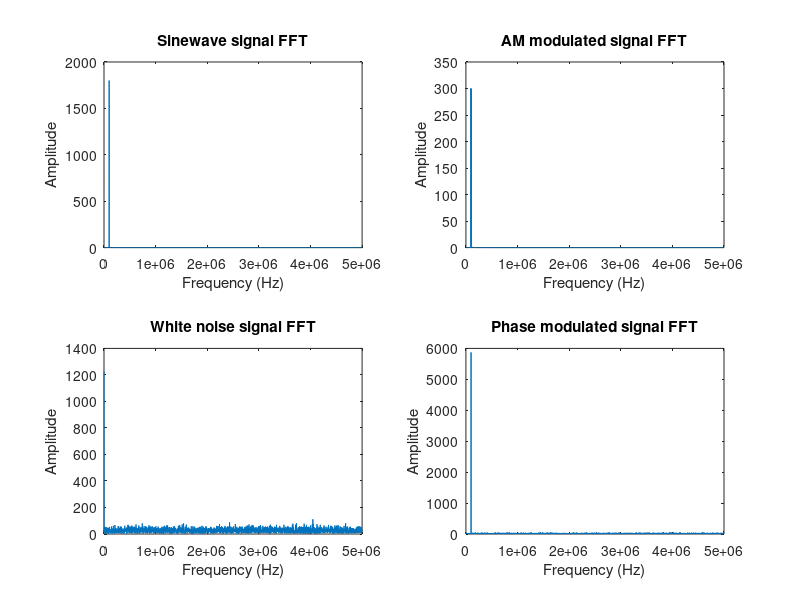

Write MATLAB code to recreate this figure.
% FIP 1A - Matlab - Ex 5
% Yann Feunteun, Maxime Mouchet
close all
clear
clc

% Figure 1
figure

% Sinewave signal FFT
subplot(2,2,1)

t = 0:0.0000001:0.0006;
A = 0.3;
f = 100*10^3;
w = 2*pi*f;
phi = pi/6;
y = A*sin(w*t+phi);

N = length(y);
spectre = abs(fft(y,N));
Fs = 1/0.0000001;
freq = (0:N/2-1)*Fs/N;

plot(freq, 2*spectre(1:N/2));
title('Sinewave signal FFT');
xlabel('Frequency (Hz)');
ylabel('Amplitude');

% AM modulated signal FFT
subplot(2,2,2)

t = 0:0.0000001:0.0006;
A = 0.1;
fm = 5*10^3;
w = 2*pi*fm;
signal = A*cos(w*t);

fc = 100*10^3;
w = 2*pi*fc;
carrier = sin(w*t);

y = signal.*carrier;

N = length(y);
spectre = abs(fft(y,N));
Fs = 1/0.0000001;
freq = (0:N/2-1)*Fs/N;

plot(freq, 2*spectre(1:N/2));
title('AM modulated signal FFT');
xlabel('Frequency (Hz)');
ylabel('Amplitude');

% White noise signal FFT
subplot(2,2,3);

t = 0:0.0000001:0.0006;
yr = -0.1 + (0.2).*randn(length(t),1);

N = length(yr);
spectre = abs(fft(yr,N));
Fs = 1/0.0000001;
freq = (0:N/2-1)*Fs/N;

plot(freq, 2*spectre(1:N/2));
title('White noise signal FFT');
xlabel('Frequency (Hz)');
ylabel('Amplitude');

% Phase modulated signal FFT
subplot(2,2,4)

t = 0:0.0000001:0.0006;

A = 1;
fc = 100*10^3;
w = 2*pi*fc;

y = A*sin(w*t+yr');

N = length(y);
spectre = abs(fft(y,N));
Fs = 1/0.0000001;
freq = (0:N/2-1)*Fs/N;

plot(freq, 2*spectre(1:N/2))

title('Phase modulated signal FFT');
xlabel('Frequency (Hz)');
ylabel('Amplitude');